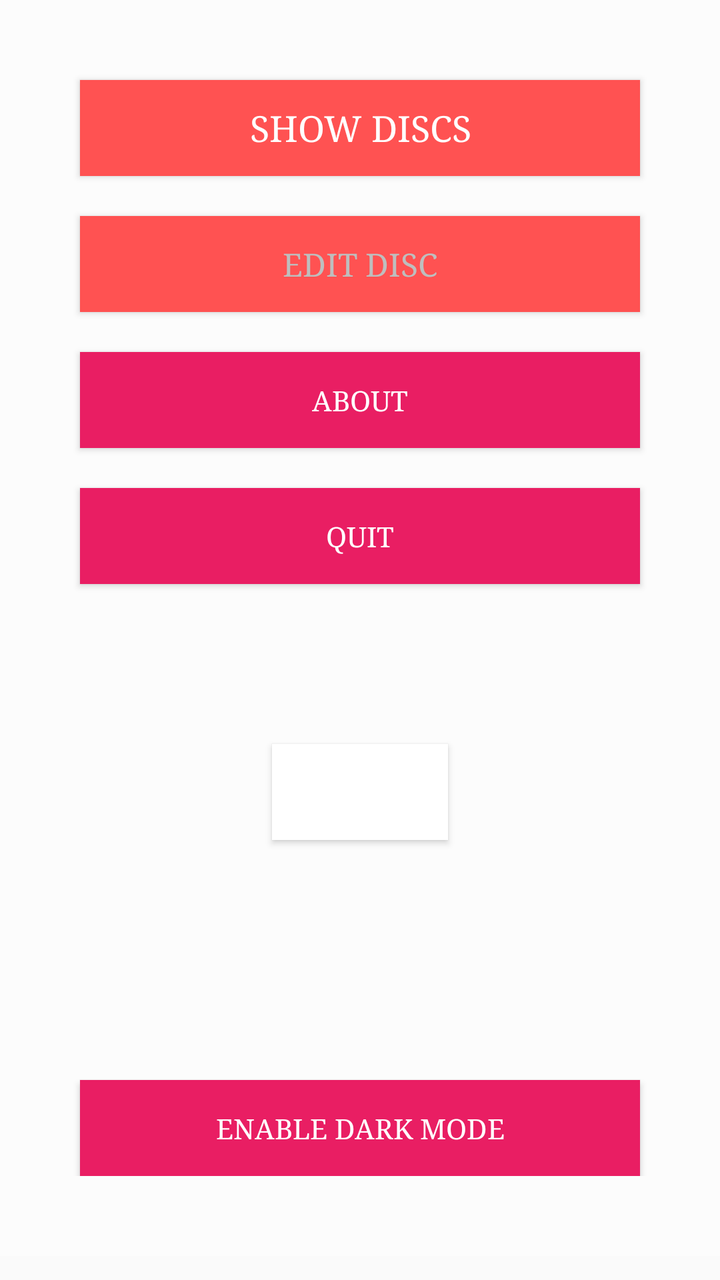
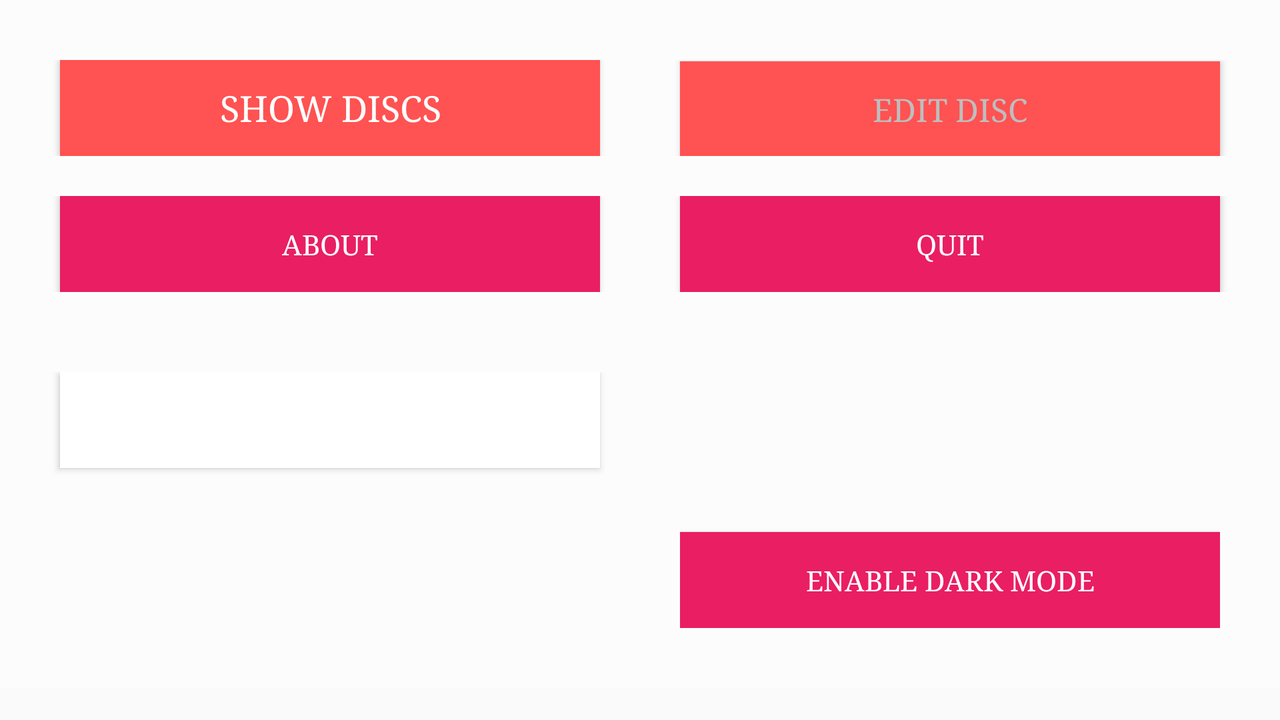

One screen, two layout resources from the same app: the default and the repository's alternative for another configuration. Each is rendered where Android would select it; the XML of both is given below.
<!-- AndroidManifest.xml: application theme AppTheme -->
<!-- res/layout/content_main.xml -->
<?xml version="1.0" encoding="utf-8"?>
<androidx.core.widget.NestedScrollView
        xmlns:android="http://schemas.android.com/apk/res/android"
        xmlns:tools="http://schemas.android.com/tools"
        xmlns:app="http://schemas.android.com/apk/res-auto"
        app:layout_behavior="@string/appbar_scrolling_view_behavior"
        tools:showIn="@layout/activity_main"
        android:layout_width="match_parent"
        android:layout_height="match_parent"
        tools:context=".MainActivity">

    <androidx.constraintlayout.widget.ConstraintLayout
            android:layout_width="match_parent"
            android:layout_height="match_parent"
            android:paddingBottom="40dp"
            android:background="@color/backgroundColor">

        <Button
                android:text="@string/show_discs"
                android:layout_width="0dp"
                android:layout_height="wrap_content"
                android:id="@+id/btShowDiscs"
                app:layout_constraintStart_toStartOf="parent"
                app:layout_constraintEnd_toEndOf="parent"
                app:layout_constraintTop_toTopOf="parent"
                android:layout_marginTop="40dp"
                android:layout_marginStart="40dp"
                android:layout_marginEnd="40dp"
                android:textColor="#FFFFFF"
                android:onClick="handleShowDiscs"
                style="@style/ButtonStyle"/>
        <Button
                android:text="@string/edit_disc"
                android:layout_width="0dp"
                android:layout_height="wrap_content"
                android:id="@+id/btPreferences"
                app:layout_constraintStart_toStartOf="@+id/btShowDiscs"
                app:layout_constraintEnd_toEndOf="@+id/btShowDiscs"
                app:layout_constraintHorizontal_bias="1.0"
                app:layout_constraintTop_toBottomOf="@+id/btShowDiscs"
                android:layout_marginTop="20dp"
                android:onClick="handleEditDisc"
                style="@style/ButtonStyle.Alternative"/>
        <Button
                android:text="@string/about"
                android:layout_width="0dp"
                android:layout_height="wrap_content"
                android:id="@+id/btAbout"
                app:layout_constraintStart_toStartOf="@+id/btPreferences"
                app:layout_constraintEnd_toEndOf="@+id/btPreferences"
                android:background="@color/colorPrimary"
                android:textColor="#FFFFFF"
                app:layout_constraintHorizontal_bias="0.0"
                app:layout_constraintTop_toBottomOf="@+id/btPreferences"
                android:onClick="handleAbout"
                android:layout_marginTop="20dp"/>
        <Button
                android:text="@string/exit"
                android:layout_width="0dp"
                android:layout_height="wrap_content"
                android:id="@+id/btExit"
                app:layout_constraintStart_toStartOf="@+id/btAbout"
                app:layout_constraintEnd_toEndOf="@+id/btAbout"
                android:background="@color/colorPrimary"
                android:textColor="#FFFFFF"
                app:layout_constraintHorizontal_bias="0.0"
                app:layout_constraintTop_toBottomOf="@+id/btAbout"
                android:onClick="handleExit"
                android:layout_marginTop="20dp"/>
        <Button
                android:drawableStart="@drawable/boto"
                android:layout_width="wrap_content"
                android:layout_height="wrap_content"
                android:id="@+id/button3"
                app:layout_constraintTop_toBottomOf="@+id/btExit"
                app:layout_constraintStart_toStartOf="@+id/btExit"
                app:layout_constraintEnd_toEndOf="@+id/btExit"
                android:layout_marginTop="80dp"
                android:onClick="handleAbout"
                android:background="#FFFFFF"
                android:layout_marginBottom="80dp"
                app:layout_constraintBottom_toTopOf="@+id/spinnerLanguage"/>
        <Spinner
                android:layout_width="0dp"
                android:layout_height="wrap_content"
                android:id="@+id/spinnerLanguage"
                android:background="@drawable/spinner_bg"
                android:popupBackground="@drawable/spinner_bg"
                android:spinnerMode="dialog"
                app:layout_constraintEnd_toEndOf="@+id/btExit"
                app:layout_constraintStart_toStartOf="@+id/btExit"
                tools:listitem="@layout/item_language" app:layout_constraintHorizontal_bias="1.0"
                app:layout_constraintBottom_toTopOf="@+id/btDarkMode" android:layout_marginBottom="40dp"/>
        <Button
                android:layout_width="0dp"
                android:layout_height="wrap_content"
                android:text="@string/enable_dark_mode"
                android:id="@+id/btDarkMode"
                android:background="@color/colorPrimary"
                android:textColor="#FFFFFF"
                app:layout_constraintBottom_toBottomOf="parent"
                app:layout_constraintStart_toStartOf="@+id/spinnerLanguage"
                app:layout_constraintEnd_toEndOf="@+id/spinnerLanguage"/>

    </androidx.constraintlayout.widget.ConstraintLayout>


</androidx.core.widget.NestedScrollView>
<!-- res/layout/activity_main.xml (included above) -->
<?xml version="1.0" encoding="utf-8"?>
<androidx.coordinatorlayout.widget.CoordinatorLayout
        xmlns:android="http://schemas.android.com/apk/res/android"
        xmlns:app="http://schemas.android.com/apk/res-auto"
        xmlns:tools="http://schemas.android.com/tools"
        android:layout_width="match_parent"
        android:layout_height="match_parent"
        android:fitsSystemWindows="true"
        tools:context=".MainActivity">

    <com.google.android.material.appbar.AppBarLayout
            android:id="@+id/app_bar"
            android:fitsSystemWindows="true"
            android:layout_height="@dimen/app_bar_height"
            android:layout_width="match_parent"
            android:theme="@style/AppTheme.AppBarOverlay">

        <com.google.android.material.appbar.CollapsingToolbarLayout
                android:id="@+id/toolbar_layout"
                android:fitsSystemWindows="true"
                android:layout_width="match_parent"
                android:layout_height="match_parent"
                app:toolbarId="@+id/toolbar"
                app:layout_scrollFlags="scroll|exitUntilCollapsed"
                app:contentScrim="?attr/colorPrimary">

            <androidx.appcompat.widget.Toolbar
                    android:id="@+id/toolbar"
                    android:layout_height="?attr/actionBarSize"
                    android:layout_width="match_parent"
                    app:layout_collapseMode="pin"
                    app:popupTheme="@style/AppTheme.PopupOverlay"/>

        </com.google.android.material.appbar.CollapsingToolbarLayout>
    </com.google.android.material.appbar.AppBarLayout>

    <include layout="@layout/content_main"/>

    <com.google.android.material.floatingactionbutton.FloatingActionButton
            android:id="@+id/fab"
            android:layout_width="wrap_content"
            android:layout_height="wrap_content"
            android:layout_margin="@dimen/fab_margin"
            app:layout_anchor="@id/app_bar"
            app:layout_anchorGravity="bottom|end"
            android:src="@drawable/ic_edit"
            android:tint="#FFFFFF"/>

</androidx.coordinatorlayout.widget.CoordinatorLayout>
<!-- res/layout/item_language.xml (included above) -->
<?xml version="1.0" encoding="utf-8"?>
<RelativeLayout
        xmlns:android="http://schemas.android.com/apk/res/android"
        xmlns:tools="http://schemas.android.com/tools"
        android:layout_width="match_parent"
        android:layout_height="60dp"
        android:paddingLeft="20dp"
        android:paddingRight="20dp">

    <ImageView
            android:id="@+id/ivLanguage"
            android:layout_width="32dp"
            android:layout_height="32dp"
            android:layout_alignParentStart="true"
            android:layout_centerVertical="true"
            tools:src="@drawable/ic_united_kingdom" />

    <TextView
            android:id="@+id/tvLanguage"
            android:layout_width="wrap_content"
            android:layout_height="wrap_content"
            android:layout_marginLeft="20dp"
            android:layout_toRightOf="@id/ivLanguage"
            android:layout_centerVertical="true"
            android:textColor="@color/colorPrimary"
            android:textSize="18sp"
            tools:text="English"/>

    <ImageView
            android:layout_width="16dp"
            android:layout_height="16dp"
            android:layout_alignParentRight="true"
            android:layout_centerVertical="true"
            android:src="@drawable/ic_arrow_down"/>
</RelativeLayout>
<!-- resources referenced by this layout -->
<resources>
  <color name="backgroundColor">#FCFCFC</color>
  <color name="colorPrimary">#E91E63</color>
  <dimen name="app_bar_height">180dp</dimen>
  <dimen name="fab_margin">16dp</dimen>
  <!-- drawable boto (drawable) -->
  <?xml version="1.0" encoding="utf-8"?>
  <selector xmlns:android="http://schemas.android.com/apk/res/android">
      <item android:drawable="@drawable/boto_polsat"
            android:state_pressed="true" />
      <item android:drawable="@drawable/boto_amb_foco"
            android:state_focused="true"/>
      <item android:drawable="@drawable/boto_normal" />
  </selector>
  <!-- drawable ic_arrow_down (drawable) -->
  <vector xmlns:android="http://schemas.android.com/apk/res/android"
      android:width="28dp"
      android:height="28dp"
      android:viewportWidth="284.929"
      android:viewportHeight="284.929">
    <path
        android:fillColor="#FF000000"
        android:pathData="M282.082,76.511l-14.274,-14.273c-1.902,-1.906 -4.093,-2.856 -6.57,-2.856c-2.471,0 -4.661,0.95 -6.563,2.856L142.466,174.441L30.262,62.241c-1.903,-1.906 -4.093,-2.856 -6.567,-2.856c-2.475,0 -4.665,0.95 -6.567,2.856L2.856,76.515C0.95,78.417 0,80.607 0,83.082c0,2.473 0.953,4.663 2.856,6.565l133.043,133.046c1.902,1.903 4.093,2.854 6.567,2.854s4.661,-0.951 6.562,-2.854L282.082,89.647c1.902,-1.903 2.847,-4.093 2.847,-6.565C284.929,80.607 283.984,78.417 282.082,76.511z"/>
  </vector>
  <!-- drawable ic_united_kingdom: png bitmap (drawable, 3923 bytes) -->
  <!-- drawable spinner_bg (drawable) -->
  <?xml version="1.0" encoding="utf-8"?>
  <shape xmlns:android="http://schemas.android.com/apk/res/android">
      <stroke android:color="@color/colorPrimary" android:width="1dp"/>
      <solid android:color="@android:color/background_light"/>
      <corners android:radius="20dp"/>
  </shape>
  <string name="about">About</string>
  <string name="edit_disc">Edit Disc</string>
  <string name="enable_dark_mode">Enable Dark Mode</string>
  <string name="exit">Quit</string>
  <string name="show_discs">Show discs</string>
  <style name="AppTheme.AppBarOverlay" parent="ThemeOverlay.AppCompat.Dark.ActionBar" />
  <style name="AppTheme.PopupOverlay" parent="ThemeOverlay.AppCompat.Light" />
  <style name="ButtonStyle">
          <item name="android:textSize">18sp</item>
          <item name="android:background">@color/colorAccent</item>
      </style>
  <style name="ButtonStyle.Alternative">
          <item name="android:textSize">16sp</item>
          <item name="android:textColor">@android:color/secondary_text_dark</item>
      </style>
  <style name="AppTheme" parent="Theme.AppCompat.Light.DarkActionBar">
          
          <item name="colorPrimary">@color/colorPrimary</item>
          <item name="colorPrimaryDark">@color/colorPrimaryDark</item>
          <item name="colorAccent">@color/colorAccent</item>
          <item name="android:typeface">serif</item>
          <item name="android:textColor">#FF5522</item>
      </style>
  <color name="colorAccent">#FF5252</color>
  <color name="colorPrimaryDark">#C2185B</color>
</resources>
<!-- res/layout-land/content_main.xml (the repository's variant of the layout above) -->
<!-- drawn on the phone turned sideways -->
<?xml version="1.0" encoding="utf-8"?>
<androidx.core.widget.NestedScrollView
        xmlns:android="http://schemas.android.com/apk/res/android"
        xmlns:tools="http://schemas.android.com/tools"
        xmlns:app="http://schemas.android.com/apk/res-auto"
        app:layout_behavior="@string/appbar_scrolling_view_behavior"
        tools:showIn="@layout/activity_main"
        android:layout_width="match_parent"
        android:layout_height="match_parent"
        tools:context=".MainActivity">

    <TableLayout
            android:layout_width="match_parent"
            android:layout_height="match_parent"
            android:stretchColumns="4"
            android:paddingTop="@dimen/margin_buttons"
            android:paddingBottom="@dimen/margin_buttons"
            android:background="@color/backgroundColor">
        <TableRow>
            <Button
                    android:layout_weight="1"
                    android:layout_width="0dp"
                    android:text="@string/show_discs"
                    android:id="@+id/btShowDiscs"
                    android:textColor="#FFFFFF"
                    android:layout_marginStart="@dimen/margin_buttons"
                    android:layout_marginEnd="20dp"
                    android:onClick="handleShowDiscs"
                    style="@style/ButtonStyle"/>
            <Button
                    android:layout_weight="1"
                    android:layout_width="0dp"
                    android:text="@string/edit_disc"
                    android:id="@+id/btPreferences"
                    android:layout_marginStart="20dp"
                    android:layout_marginEnd="@dimen/margin_buttons"
                    android:onClick="handleEditDisc"
                    style="@style/ButtonStyle.Alternative"/>
        </TableRow>
        <TableRow
                android:layout_marginTop="20dp">
            <Button
                    android:layout_weight="1"
                    android:layout_width="0dp"
                    android:text="@string/about"
                    android:id="@+id/btAbout"
                    android:background="@color/colorPrimary"
                    android:textColor="#FFFFFF"
                    android:layout_marginStart="@dimen/margin_buttons"
                    android:onClick="handleAbout"
                    android:layout_marginEnd="20dp"/>
            <Button
                    android:layout_weight="1"
                    android:layout_width="0dp"
                    android:text="@string/exit"
                    android:id="@+id/btExit"
                    android:background="@color/colorPrimary"
                    android:textColor="#FFFFFF"
                    android:layout_marginStart="20dp"
                    android:onClick="handleExit"
                    android:layout_marginEnd="@dimen/margin_buttons"/>
        </TableRow>
        <TableRow
                android:layout_marginTop="40dp">

            <Button
                    android:layout_weight="1"
                    android:drawableTop="@drawable/boto"
                    android:layout_width="0dp"
                    android:layout_height="wrap_content"
                    android:id="@+id/button3"
                    android:layout_marginStart="@dimen/margin_buttons"
                    android:layout_marginEnd="20dp"
                    android:onClick="handleAbout"
                    android:background="#FFFFFF"/>
            <LinearLayout
                    android:layout_weight="1"
                    android:layout_marginEnd="@dimen/margin_buttons"
                    android:layout_width="0dp"
                    android:layout_marginStart="20dp"
                    android:orientation="vertical">
                <Spinner
                        android:layout_weight="1"
                        android:layout_width="match_parent"
                        android:layout_height="wrap_content"
                        android:id="@+id/spinnerLanguage"
                        android:background="@drawable/spinner_bg"
                        android:popupBackground="@drawable/spinner_bg"
                        android:layout_marginTop="40dp"
                        android:spinnerMode="dialog"
                        tools:listitem="@layout/item_language"/>
                <Button
                        android:layout_weight="1"
                        android:layout_width="match_parent"
                        android:layout_height="wrap_content"
                        android:layout_marginTop="40dp"
                        android:text="@string/enable_dark_mode"
                        android:id="@+id/btDarkMode"
                        android:background="@color/colorPrimary"
                        android:textColor="#FFFFFF"/>
            </LinearLayout>
        </TableRow>
    </TableLayout>
</androidx.core.widget.NestedScrollView>
<!-- res/layout/content_main.xml (included above) -->
<?xml version="1.0" encoding="utf-8"?>
<androidx.core.widget.NestedScrollView
        xmlns:android="http://schemas.android.com/apk/res/android"
        xmlns:tools="http://schemas.android.com/tools"
        xmlns:app="http://schemas.android.com/apk/res-auto"
        app:layout_behavior="@string/appbar_scrolling_view_behavior"
        tools:showIn="@layout/activity_main"
        android:layout_width="match_parent"
        android:layout_height="match_parent"
        tools:context=".MainActivity">

    <androidx.constraintlayout.widget.ConstraintLayout
            android:layout_width="match_parent"
            android:layout_height="match_parent"
            android:paddingBottom="40dp"
            android:background="@color/backgroundColor">

        <Button
                android:text="@string/show_discs"
                android:layout_width="0dp"
                android:layout_height="wrap_content"
                android:id="@+id/btShowDiscs"
                app:layout_constraintStart_toStartOf="parent"
                app:layout_constraintEnd_toEndOf="parent"
                app:layout_constraintTop_toTopOf="parent"
                android:layout_marginTop="40dp"
                android:layout_marginStart="40dp"
                android:layout_marginEnd="40dp"
                android:textColor="#FFFFFF"
                android:onClick="handleShowDiscs"
                style="@style/ButtonStyle"/>
        <Button
                android:text="@string/edit_disc"
                android:layout_width="0dp"
                android:layout_height="wrap_content"
                android:id="@+id/btPreferences"
                app:layout_constraintStart_toStartOf="@+id/btShowDiscs"
                app:layout_constraintEnd_toEndOf="@+id/btShowDiscs"
                app:layout_constraintHorizontal_bias="1.0"
                app:layout_constraintTop_toBottomOf="@+id/btShowDiscs"
                android:layout_marginTop="20dp"
                android:onClick="handleEditDisc"
                style="@style/ButtonStyle.Alternative"/>
        <Button
                android:text="@string/about"
                android:layout_width="0dp"
                android:layout_height="wrap_content"
                android:id="@+id/btAbout"
                app:layout_constraintStart_toStartOf="@+id/btPreferences"
                app:layout_constraintEnd_toEndOf="@+id/btPreferences"
                android:background="@color/colorPrimary"
                android:textColor="#FFFFFF"
                app:layout_constraintHorizontal_bias="0.0"
                app:layout_constraintTop_toBottomOf="@+id/btPreferences"
                android:onClick="handleAbout"
                android:layout_marginTop="20dp"/>
        <Button
                android:text="@string/exit"
                android:layout_width="0dp"
                android:layout_height="wrap_content"
                android:id="@+id/btExit"
                app:layout_constraintStart_toStartOf="@+id/btAbout"
                app:layout_constraintEnd_toEndOf="@+id/btAbout"
                android:background="@color/colorPrimary"
                android:textColor="#FFFFFF"
                app:layout_constraintHorizontal_bias="0.0"
                app:layout_constraintTop_toBottomOf="@+id/btAbout"
                android:onClick="handleExit"
                android:layout_marginTop="20dp"/>
        <Button
                android:drawableStart="@drawable/boto"
                android:layout_width="wrap_content"
                android:layout_height="wrap_content"
                android:id="@+id/button3"
                app:layout_constraintTop_toBottomOf="@+id/btExit"
                app:layout_constraintStart_toStartOf="@+id/btExit"
                app:layout_constraintEnd_toEndOf="@+id/btExit"
                android:layout_marginTop="80dp"
                android:onClick="handleAbout"
                android:background="#FFFFFF"
                android:layout_marginBottom="80dp"
                app:layout_constraintBottom_toTopOf="@+id/spinnerLanguage"/>
        <Spinner
                android:layout_width="0dp"
                android:layout_height="wrap_content"
                android:id="@+id/spinnerLanguage"
                android:background="@drawable/spinner_bg"
                android:popupBackground="@drawable/spinner_bg"
                android:spinnerMode="dialog"
                app:layout_constraintEnd_toEndOf="@+id/btExit"
                app:layout_constraintStart_toStartOf="@+id/btExit"
                tools:listitem="@layout/item_language" app:layout_constraintHorizontal_bias="1.0"
                app:layout_constraintBottom_toTopOf="@+id/btDarkMode" android:layout_marginBottom="40dp"/>
        <Button
                android:layout_width="0dp"
                android:layout_height="wrap_content"
                android:text="@string/enable_dark_mode"
                android:id="@+id/btDarkMode"
                android:background="@color/colorPrimary"
                android:textColor="#FFFFFF"
                app:layout_constraintBottom_toBottomOf="parent"
                app:layout_constraintStart_toStartOf="@+id/spinnerLanguage"
                app:layout_constraintEnd_toEndOf="@+id/spinnerLanguage"/>

    </androidx.constraintlayout.widget.ConstraintLayout>


</androidx.core.widget.NestedScrollView>
<!-- resources referenced by the variant -->
<!-- as the phone turned sideways resolves them -->
<resources>
  <color name="backgroundColor">#FCFCFC</color>
  <color name="colorPrimary">#E91E63</color>
  <dimen name="app_bar_height">180dp</dimen>
  <dimen name="fab_margin">16dp</dimen>
  <dimen name="margin_buttons">30dp</dimen>
  <!-- drawable boto (drawable) -->
  <?xml version="1.0" encoding="utf-8"?>
  <selector xmlns:android="http://schemas.android.com/apk/res/android">
      <item android:drawable="@drawable/boto_polsat"
            android:state_pressed="true" />
      <item android:drawable="@drawable/boto_amb_foco"
            android:state_focused="true"/>
      <item android:drawable="@drawable/boto_normal" />
  </selector>
  <!-- drawable ic_arrow_down (drawable) -->
  <vector xmlns:android="http://schemas.android.com/apk/res/android"
      android:width="28dp"
      android:height="28dp"
      android:viewportWidth="284.929"
      android:viewportHeight="284.929">
    <path
        android:fillColor="#FF000000"
        android:pathData="M282.082,76.511l-14.274,-14.273c-1.902,-1.906 -4.093,-2.856 -6.57,-2.856c-2.471,0 -4.661,0.95 -6.563,2.856L142.466,174.441L30.262,62.241c-1.903,-1.906 -4.093,-2.856 -6.567,-2.856c-2.475,0 -4.665,0.95 -6.567,2.856L2.856,76.515C0.95,78.417 0,80.607 0,83.082c0,2.473 0.953,4.663 2.856,6.565l133.043,133.046c1.902,1.903 4.093,2.854 6.567,2.854s4.661,-0.951 6.562,-2.854L282.082,89.647c1.902,-1.903 2.847,-4.093 2.847,-6.565C284.929,80.607 283.984,78.417 282.082,76.511z"/>
  </vector>
  <!-- drawable ic_united_kingdom: png bitmap (drawable, 3923 bytes) -->
  <!-- drawable spinner_bg (drawable) -->
  <?xml version="1.0" encoding="utf-8"?>
  <shape xmlns:android="http://schemas.android.com/apk/res/android">
      <stroke android:color="@color/colorPrimary" android:width="1dp"/>
      <solid android:color="@android:color/background_light"/>
      <corners android:radius="20dp"/>
  </shape>
  <string name="about">About</string>
  <string name="edit_disc">Edit Disc</string>
  <string name="enable_dark_mode">Enable Dark Mode</string>
  <string name="exit">Quit</string>
  <string name="show_discs">Show discs</string>
  <style name="AppTheme.AppBarOverlay" parent="ThemeOverlay.AppCompat.Dark.ActionBar" />
  <style name="AppTheme.PopupOverlay" parent="ThemeOverlay.AppCompat.Light" />
  <style name="ButtonStyle">
          <item name="android:textSize">18sp</item>
          <item name="android:background">@color/colorAccent</item>
      </style>
  <style name="ButtonStyle.Alternative">
          <item name="android:textSize">16sp</item>
          <item name="android:textColor">@android:color/secondary_text_dark</item>
      </style>
  <style name="AppTheme" parent="Theme.AppCompat.Light.DarkActionBar">
          
          <item name="colorPrimary">@color/colorPrimary</item>
          <item name="colorPrimaryDark">@color/colorPrimaryDark</item>
          <item name="colorAccent">@color/colorAccent</item>
          <item name="android:typeface">serif</item>
          <item name="android:textColor">#FF5522</item>
      </style>
  <color name="colorAccent">#FF5252</color>
  <color name="colorPrimaryDark">#C2185B</color>
</resources>
